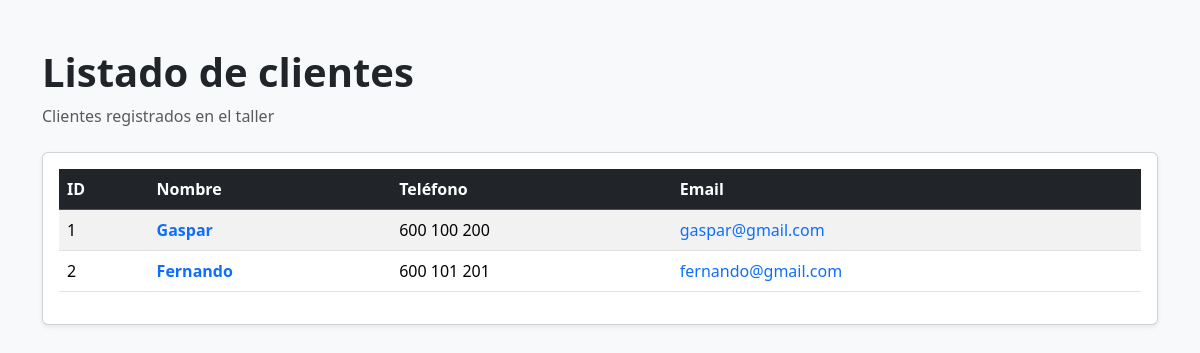
The page /gestion/clientes/ on the database as committed earlier.
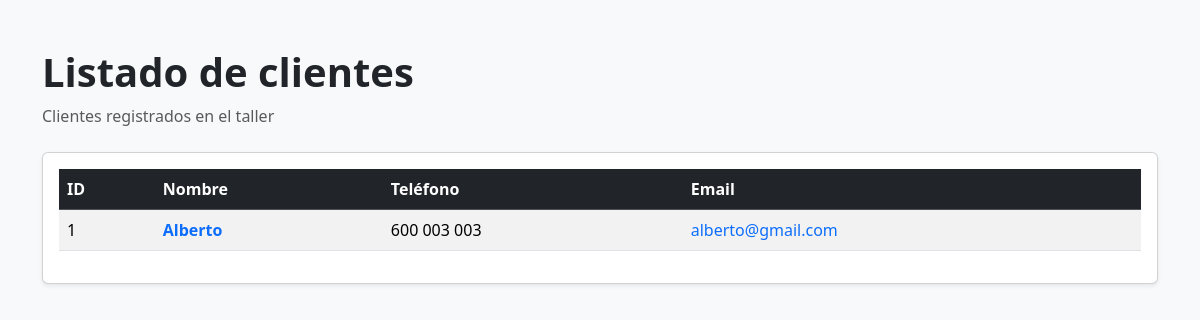
The same page on the database as committed later.
### app_gestion_taller/models.py (models this page shows, shortened)
class Cliente(models.Model):
    nombre = models.CharField(max_length=100)
    email = models.EmailField(unique=True)
    telefono = models.CharField(max_length=20)

### app_gestion_taller/views.py (the view)
# urls.py: path('clientes/', listar_clientes, name='lista_clientes'),
def listar_clientes(request):
    if request.method != "GET":
        return JsonResponse({"error": "Método no permitido"}, status=405)
    try:
        listaClientes = Cliente.objects.all()
        dirClientes = {'clientes': listaClientes}
        return render(request, 'app_gestion_taller/lista_clientes.html', dirClientes)
    except Cliente.DoesNotExist:
        return JsonResponse({"message": "No hay clientes registrados"}, status=404)

### templates/app_gestion_taller/lista_clientes.html (shortened to what this page needs)
<!DOCTYPE html>
<html lang="es">
<head>
    <link href="https://cdn.jsdelivr.net/npm/bootstrap@5.3.3/dist/css/bootstrap.min.css" rel="stylesheet">
</head>
<body class="bg-light">
<div class="container mt-5">
    <div class="mb-4">
        <h1 class="fw-bold">Listado de clientes</h1>
        <p class="text-muted">Clientes registrados en el taller</p>
    </div>
    <div class="card shadow-sm">
        <div class="card-body">
            {% if clientes %}
            <div class="table-responsive">
                <table class="table table-striped table-hover align-middle">
                    <thead class="table-dark">
                        <tr>
                            <th>ID</th>
                            <th>Nombre</th>
                            <th>Teléfono</th>
                            <th>Email</th>
                        </tr>
                    </thead>
                    <tbody>
                        {% for cliente in clientes %}
                        <tr>
                            <td>{{ cliente.id }}</td>
                            <td>
                                <a href="{% url 'buscar_cliente_id' cliente.id %}"
                                   class="text-decoration-none fw-semibold">
                                   {{ cliente.nombre }}
                                </a>
                            </td>
                            <td>{{ cliente.telefono }}</td>
                            <td>
                                <a href="mailto:{{ cliente.email }}" class="text-decoration-none">
                                    {{ cliente.email }}
                                </a>
                            </td>
                        </tr>
                        {% endfor %}
                    </tbody>
                </table>
            </div>
            {% else %}
            <div class="alert alert-info">
                No hay clientes registrados en el sistema.
            </div>
            {% endif %}
        </div>
    </div>
</div>
</body>
</html>

Rows that differ between the two databases and show on the page:
removed Cliente: id "2", nombre "Fernando", telefono "600 101 201", email "fernando@gmail.com"
changed Cliente id 1: nombre "Gaspar" → "Alberto"; telefono "600 100 200" → "600 003 003"; email "gaspar@gmail.com" → "alberto@gmail.com"
